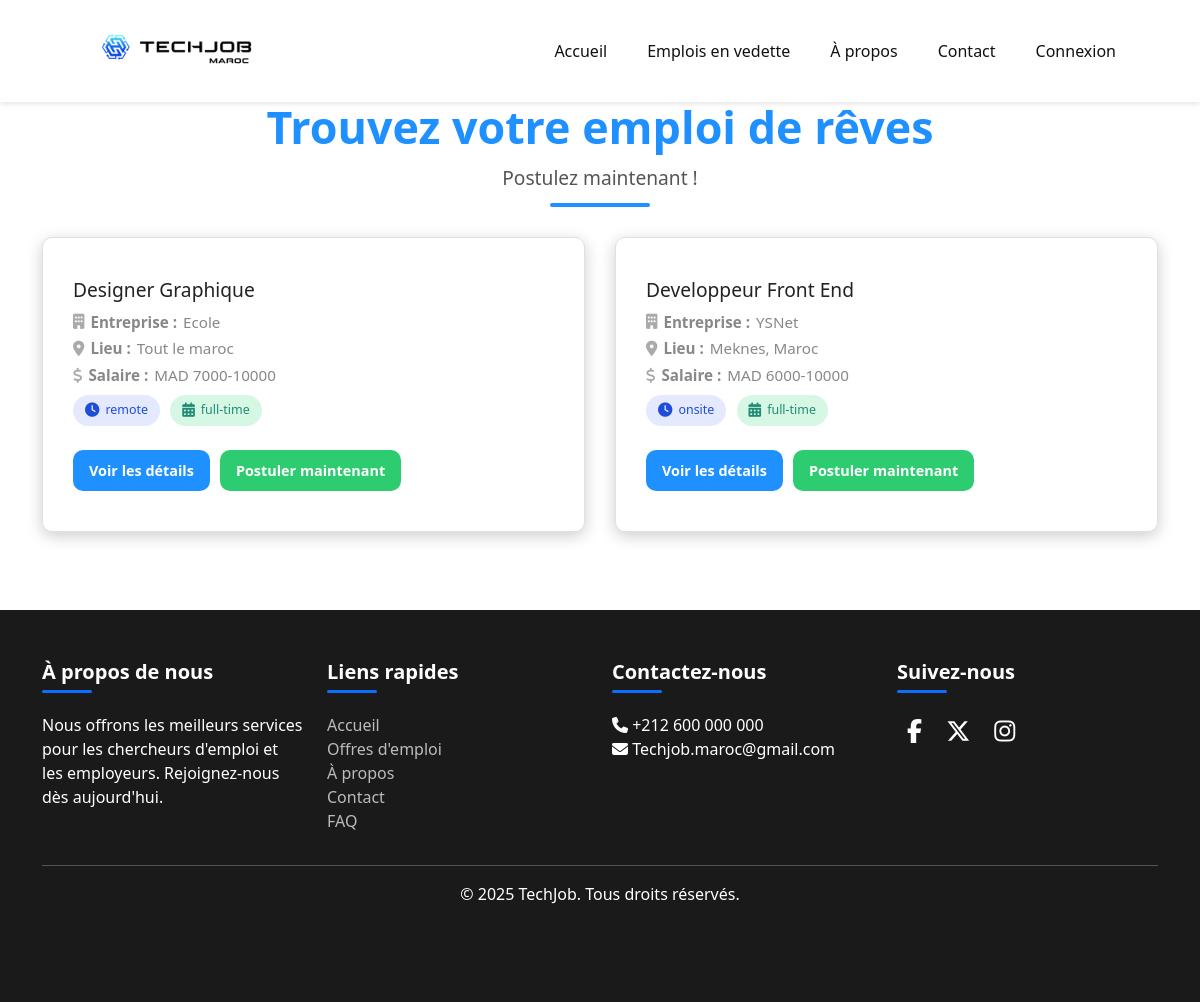
The page /Pages/JobsListing.php on the database as committed earlier.
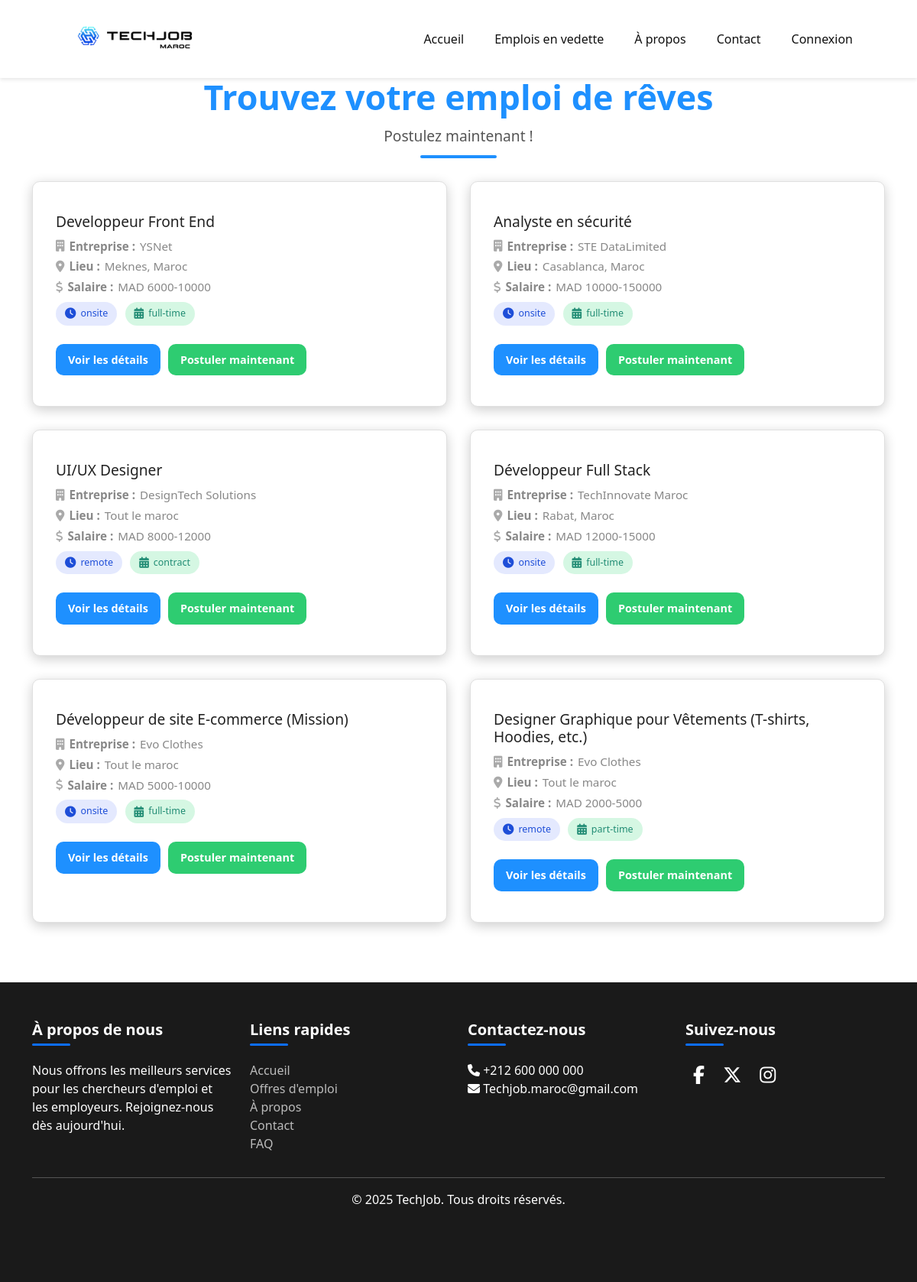
The same page on the database as committed later.
### tables this page shows
CREATE TABLE IF NOT EXISTS `jobs` (
  `id` int(11) NOT NULL AUTO_INCREMENT,
  `postedBy` varchar(255) NOT NULL,
  `category` int(11) NOT NULL,
  `title` varchar(255) NOT NULL,
  `companyName` varchar(255) NOT NULL,
  `location` varchar(255) NOT NULL,
  `salaryRange` varchar(255) DEFAULT NULL,
  `duration` enum('part-time','full-time','contract','internship') NOT NULL,
  `type` enum('remote','onsite','mission') NOT NULL,
  `datePosted` datetime NOT NULL DEFAULT current_timestamp(),
  `skills` text DEFAULT NULL,
  `status` enum('active','closed') NOT NULL DEFAULT 'active',
  `numberOfApplicants` int(11) NOT NULL DEFAULT 0,
  `description` text NOT NULL,
  `requirements` text NOT NULL,
  `specializations` varchar(255) NOT NULL,
  `experience` enum('entry-level','mid-level','senior-level','expert-level') NOT NULL,
  PRIMARY KEY (`id`),
  KEY `postedBy` (`postedBy`),
  KEY `category` (`category`),
  CONSTRAINT `jobs_ibfk_1` FOREIGN KEY (`postedBy`) REFERENCES `users` (`userId`) ON DELETE CASCADE,
  CONSTRAINT `jobs_ibfk_2` FOREIGN KEY (`category`) REFERENCES `categories` (`id`) ON DELETE CASCADE
);

### includes/helper-functions.php (the view, shortened to what this page needs)
<?php
function fetchAllJobs() {
    $jobs = [];
    $conn = connectDB();
    $sql = "SELECT id, title, companyName, location, salaryRange, type, duration, datePosted
            FROM jobs WHERE status = 'active'";
    $result = mysqli_query($conn, $sql);
    if ($result) {
        while ($row = mysqli_fetch_assoc($result)) {
            $jobs[] = $row;
        }
    }
    return $jobs;
}
function generateJobMarkup($job) {
    return "
    <div class='job-item' data-job-id='{$job['id']}'>
        <h3 class='job-title'>
             " . htmlspecialchars($job['title']) . "
        </h3>
        <p><i class='fas fa-building'></i> <strong>Entreprise :</strong> " . htmlspecialchars($job['companyName']) . "</p>
        <p><i class='fas fa-map-marker-alt'></i> <strong>Lieu :</strong> " . htmlspecialchars($job['location']) . "</p>
        <p><i class='fas fa-dollar-sign'></i> <strong>Salaire :</strong> " . htmlspecialchars($job['salaryRange']) . "</p>
        <div class='tags'>
            <span class='tag job-type'><i class='fas fa-clock'></i> " . htmlspecialchars($job['type']) . "</span>
            <span class='tag duration'><i class='fas fa-calendar-alt'></i> " . htmlspecialchars($job['duration']) . "</span>
        </div>
        <div class='button-group'>
            <button class='view-details' onclick='openModal(" . intval($job['id']) . ")'>Voir les détails</button>
            <form action='../Pages/JobApplication.php?jobId={$job['id']}' method='post' style='display:inline;'>
                <input type='hidden' name='jobId' value='{$job['id']}'>
                <button type='submit' class='apply-button'>Postuler maintenant</button>
            </form>
        </div>
    </div>";
}
?>

### Pages/JobsListing.php (shortened to what this page needs)
<?php
require_once "../includes/helper-functions.php";
$default = 0;
$categoryId = isset($_GET['category']) ? intval($_GET['category']) : $default;
if ($categoryId == $default) {
    $jobs = fetchAllJobs();
} else {
    $categoryName = "Jobs in " . fetchCategoryName($categoryId);
    $jobs = fetchJobsByCategory($categoryId);
}
?>
<!DOCTYPE html>
<html lang="en">
    <head>
        <link rel="stylesheet" href="https://cdnjs.cloudflare.com/ajax/libs/font-awesome/6.5.0/css/all.min.css">
        <link rel="stylesheet" href="../styles/generalStyles.css">
        <link rel="stylesheet" href="../styles/HomePage/header.css">
        <link rel="stylesheet" href="../styles/HomePage/footer.css">
        <link rel="stylesheet" href="../styles/HomePage/common-styles.css">
        <link rel="stylesheet" href="../css/joblisting.css">
    </head>
    <body>
    <?php
        $currentPage = "JobsListing";
        include_once '../includes/applicant-header.php';
    ?>
    <div class="hero-text-wrapper">
    <h1 class="hero-title">Trouvez votre emploi de rêves</h1>
    <p class="hero-subtitle">Postulez maintenant !</p>
    <div class="hero-underline"></div>
    </div>
    <div class="container">
        <div class="job-list">
            <?php foreach ($jobs as $job): ?>
                <?= generateJobMarkup($job); ?>
            <?php endforeach; ?>
        </div>
    </div>
    <?php include_once '../includes/footer.php'; ?>
        <?php include_once('../includes/footer.php') ?>
</body>
</html>

### includes/applicant-header.php (shortened to what this page needs)
<!DOCTYPE html>
<html lang="en">
<head>
    <link rel="stylesheet" href="https://cdnjs.cloudflare.com/ajax/libs/font-awesome/6.5.0/css/all.min.css" />
    <link rel="stylesheet" href="../css/styles.css">
    <link rel="stylesheet" href="../css/navbar.css">
</head>
<body>
<header id="header">
    <nav class="home-page-nav">
        <a href="HomePage.php" class="logo">
            <img src="../assets/logos/logo-1.png" alt="logo-navigation">
        </a>
        <div class="nav-links">
            <?php if ($currentPage !== 'Home'): ?>
                <a href="./HomePage.php#header">Accueil</a>
            <?php endif; ?>
            <a href="./HomePage.php#jobs-section">Emplois en vedette</a>
            <?php if ($currentPage !== 'About'): ?>
                <a href="./AboutUsPage.php">À propos</a>
            <?php endif; ?>
            <a href="./ContactPage.php#contact">Contact</a>
            <?php if (isset($_SESSION['userId'])): ?>
                <a href="../controllers/logout.php" class="btn-logout">Déconnexion</a>
            <?php else: ?>
                <a href="./LoginPage.php" class="btn-login">Connexion</a>
            <?php endif; ?>
        </div>
    </nav>
</header>

### includes/footer.php (shortened to what this page needs)
<link href="https://cdn.jsdelivr.net/npm/bootstrap@5.3.6/dist/css/bootstrap.min.css" rel="stylesheet">
<link rel="stylesheet" href="https://cdnjs.cloudflare.com/ajax/libs/font-awesome/6.7.2/css/all.min.css" />
</head>
<body>
<footer class="footer mt-5">
<div class="container">
<div class="row">
<div class="col-12 col-md-3 text-center text-md-start mb-4 mb-md-0">
        <h5>À propos de nous</h5>
        <p>Nous offrons les meilleurs services pour les chercheurs d'emploi et les employeurs. Rejoignez-nous dès aujourd'hui.</p>
</div>
<div class="col-12 col-md-3 text-center text-md-start mb-4 mb-md-0">
        <h5>Liens rapides</h5>
        <ul class="list-unstyled">
        <li><a href="HomePage.php">Accueil</a></li>
        <li><a href="JobsListing.php">Offres d'emploi</a></li>
        <li><a href="AboutUsPage.php">À propos</a></li>
        <li><a href="ContactPage.php#contact">Contact</a></li>
        <li><a href="FaqPage.php#contact">FAQ</a></li>
        </ul>
</div>
<div class="col-12 col-md-3 text-center text-md-start mb-4 mb-md-0">
        <h5>Contactez-nous</h5>
        <ul class="list-unstyled">
        <li><i class="fas fa-phone"></i> +212 600 000 000</li>
        <li><i class="fas fa-envelope"></i> Techjob.maroc@gmail.com</li>
        </ul>
</div>
<div class="col-12 col-md-3 text-center text-md-start mb-4 mb-md-0">
        <h5>Suivez-nous</h5>
        <div class="social-icons">
        <a href="#"><i class="fab fa-facebook-f"></i></a>
        <a href="#"><i class="fa-brands fa-x-twitter"></i></a>
        <a href="#"><i class="fab fa-instagram"></i></a>
        </div>
</div>
</div>
<hr>
<div class="text-center">
<p>&copy; 2025 TechJob. Tous droits réservés.</p>
</div>
</div>
</footer>

### styles/generalStyles.css (style rules this page uses)
* { padding: 0; margin: 0; box-sizing: border-box; transition: all 0.5s; font-family: 'Segoe UI', Tahoma, Geneva, Verdana, sans-serif; }
:root { --primary: #3F72AF; --primary-light: #5488c7; --secondary: #00ADB5; --secondary-light: #00c2cc; --dark: #393E46; --dark-light: #4d535d; --white: #ffffff; --gray: #f5f5f5; }

### styles/HomePage/header.css (style rules this page uses)
:root { --primary: #3F72AF; --primary-light: #5488c7; --secondary: #00ADB5; --secondary-light: #00c2cc; --dark: #393E46; --dark-light: #4d535d; --white: #ffffff; --gray: #f5f5f5; }
header { background-color: var(--white); padding: 10px 5%; box-shadow: 0 2px 5px rgba(0,0,0,0.1); position: fixed; width: 100%; top: 0; z-index: 1000; }
nav { display: flex; justify-content: space-between; align-items: center; }
.logo { color: var(--primary); font-size: 1.8rem; font-weight: bold; text-decoration: none; width: 200px; height: 50px; }
.logo img { height: 100%; width: 100%; }
.nav-links { display: flex; gap: 2rem; }
.nav-links a { color: var(--dark); text-decoration: none; font-weight: 500; transition: all 0.3s; border-top: 2px solid var(--white); border-bottom: 2px solid var(--white); padding: 3px 0; }

### styles/HomePage/footer.css (style rules this page uses)
:root { --primary: #3F72AF; --primary-light: #5488c7; --secondary: #00ADB5; --secondary-light: #00c2cc; --dark: #393E46; --dark-light: #4d535d; --white: #ffffff; --gray: #f5f5f5; }
footer { background: var(--dark-light); color: var(--white); padding: 2rem 5%; text-align: center; }

### styles/HomePage/common-styles.css (style rules this page uses)
:root { --dark: #393E46; }
.container { max-width: 1200px; margin: 0 auto; padding: 0 20px 30px; }

### css/joblisting.css (style rules this page uses)
:root { --onsite: #4c6ef5; --remote: #2ecc71; --hybrid: #a29bfe; --contract: #fd9644; --fulltime: #2ed573; --primary: #1e90ff; --success: #2ecc71; --light-bg: #f9f9f9; --light-text: #333; --muted: #888; --border: #e0e0e0; --font: 'Segoe UI', Roboto, sans-serif; }
body { background: #f2f6ff; font-family: var(--font); color: var(--light-text); margin-top: 100px; }
.hero-text-wrapper { text-align: center; margin-top: 100px; margin-bottom: 20px; }
.hero-title { font-size: 2.8rem; font-weight: 700; color: #1e90ff; margin-bottom: 10px; }
.hero-subtitle { font-size: 1.2rem; color: #555; margin-bottom: 10px; }
.hero-underline { width: 100px; height: 4px; background-color: #1e90ff; margin: 0 auto; border-radius: 2px; }
.job-list { display: grid; grid-template-columns: repeat(auto-fit, minmax(360px, 1fr)); gap: 30px; margin-top: 30px; }
.job-item { background: #fff; border: 1px solid var(--border); border-radius: 10px; padding: 40px 30px; box-shadow: 0 10px 30px rgba(0, 0, 0, 0.06); box-shadow: 0 4px 16px rgba(0, 0, 0, 0.2); transition: transform 0.3s ease, box-shadow 0.3s ease; min-height: 30px; }
.job-item h3 { color: #222; font-size: 1.2rem; margin-bottom: 10px; }
.job-item p { font-size: 0.95rem; color: var(--muted); margin: 4px 0; display: flex; align-items: center; gap: 6px; }
.job-item p i { color: #aaa; }
.tag { display: inline-flex; align-items: center; gap: 6px; padding: 6px 12px; border-radius: 50px; font-size: 0.78rem; font-weight: 500; margin: 4px 6px 4px 0; }
.job-type { background-color: rgba(76, 110, 245, 0.15); color: #1e4ed8; }
.duration { background-color: rgba(46, 213, 115, 0.2); color: #218c74; }
.tag i { font-size: 0.9rem; }
.view-details, .apply-button { padding: 10px 16px; font-size: 0.9rem; font-weight: 600; border-radius: 10px; border: none; cursor: pointer; transition: background 0.3s ease, box-shadow 0.3s ease; }
.view-details { background-color: var(--primary); color: white; margin-right: 10px; box-shadow: none; }
.apply-button { background-color: var(--success); color: white; box-shadow: none; }
.button-group { display: flex; align-items: center; margin-top: 20px; }

### css/styles.css (style rules this page uses)
* { margin: 0; padding: 0; box-sizing: border-box; }
body { font-family: 'Poppins', sans-serif; background: #0d0d0d; color: #f0f0f0; }
.logo img { object-fit: contain; height: 60px; transition: transform 0.3s ease; }
.nav-links { display: flex; gap: 2rem; align-items: center; }
.nav-links a { text-decoration: none; color: #111111; font-weight: 500; font-size: 1rem; position: relative; transition: color 0.3s ease; padding: 0.5rem 0; margin: 0 0.5rem; background: none; }
.nav-links a::after { content: ""; position: absolute; width: 0; height: 2px; bottom: -4px; left: 0; background: linear-gradient(90deg, #00f2ff, #3a6eff); transition: width 0.4s ease; border-radius: 1px; }
.btn-login, .btn-logout { margin-left: 1rem; padding: 0.5rem 1rem; color: white; font-weight: 600; border: none; cursor: pointer; transition: all 0.3s ease; }

Rows that differ between the two databases and show on the page:
removed jobs: title "Designer Graphique", companyName "Ecole", location "Tout le maroc", salaryRange "MAD 7000-10000", type "remote", duration "full-time"
added jobs: title "Analyste en sécurité", companyName "STE DataLimited", location "Casablanca, Maroc", salaryRange "MAD 10000-150000", type "onsite", duration "full-time"
added jobs: title "UI/UX Designer", companyName "DesignTech Solutions", location "Tout le maroc", salaryRange "MAD 8000-12000", type "remote", duration "contract"
added jobs: title "Développeur Full Stack", companyName "TechInnovate Maroc", location "Rabat, Maroc", salaryRange "MAD 12000-15000", type "onsite", duration "full-time"
added jobs: title "Développeur de site E-commerce (Mission)", companyName "Evo Clothes", location "Tout le maroc", salaryRange "MAD 5000-10000", type "onsite", duration "full-time"
added jobs: title "Designer Graphique pour Vêtements (T-shirts, Hoodies, etc.)", companyName "Evo Clothes", location "Tout le maroc", salaryRange "MAD 2000-5000", type "remote", duration "part-time"
